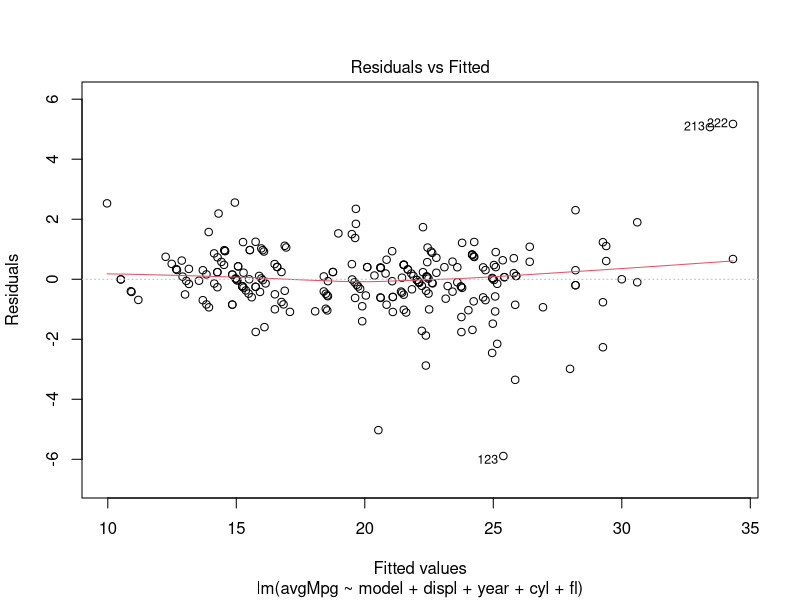
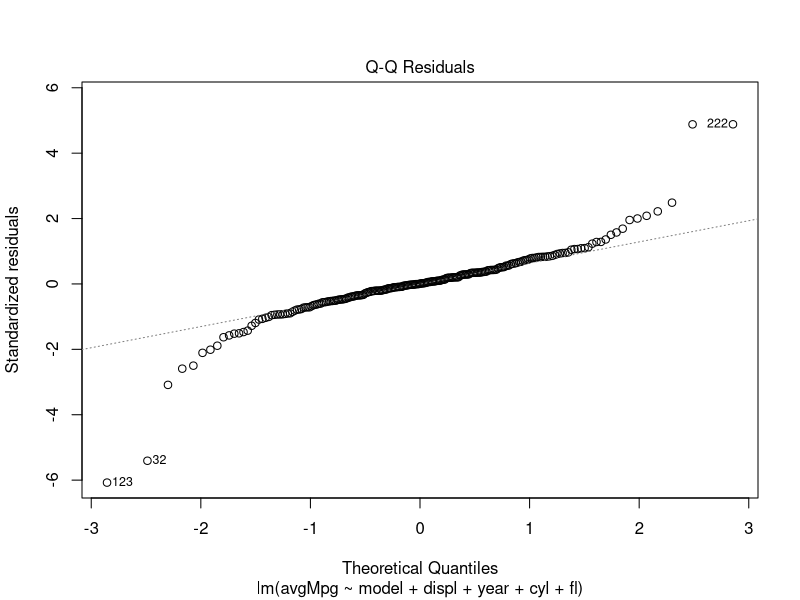
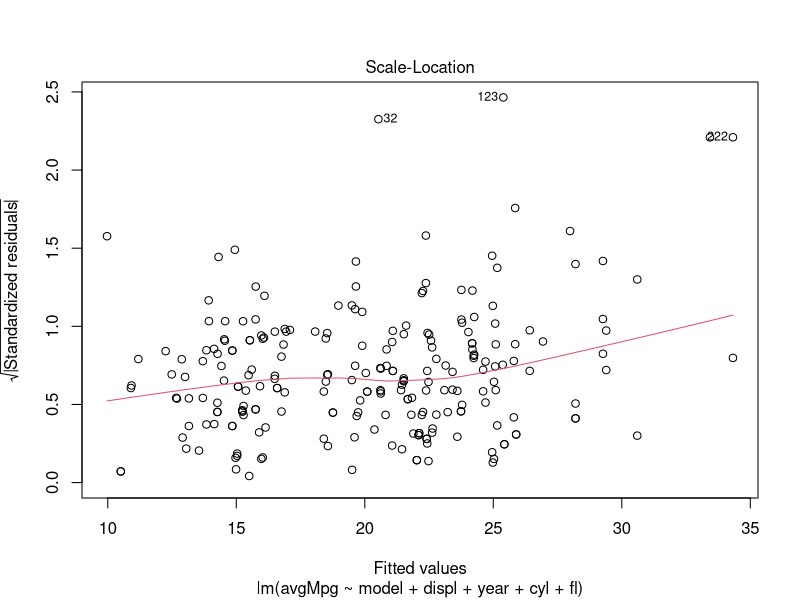
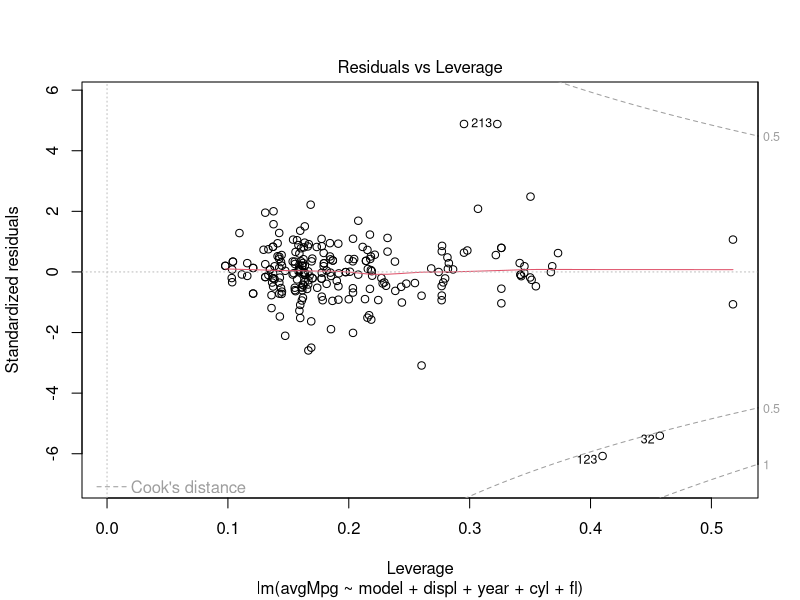
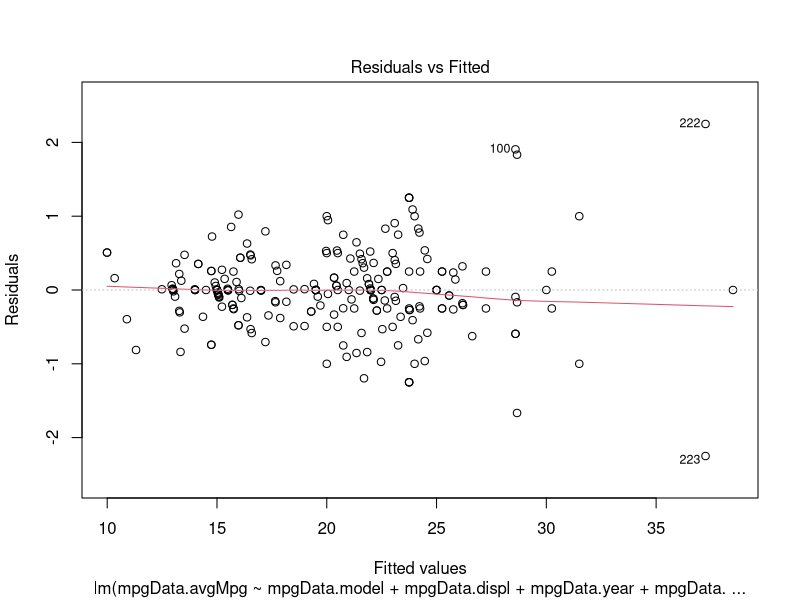
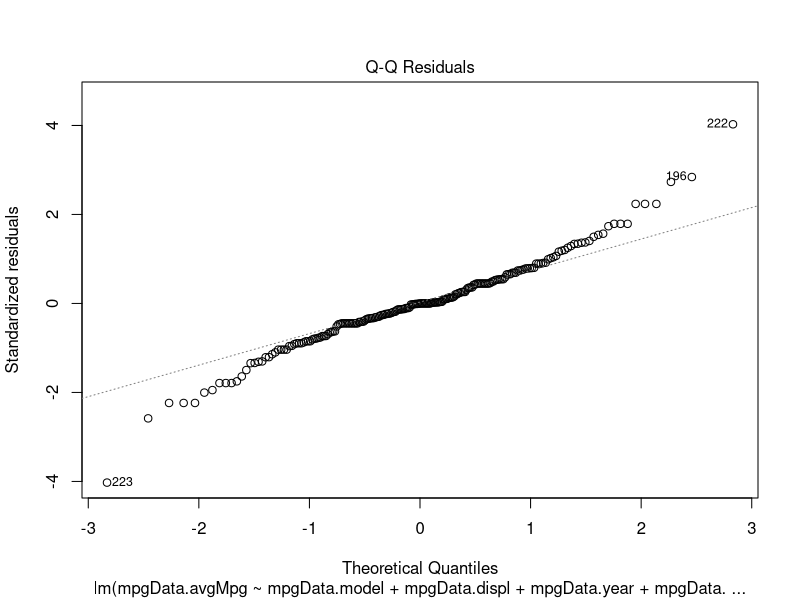
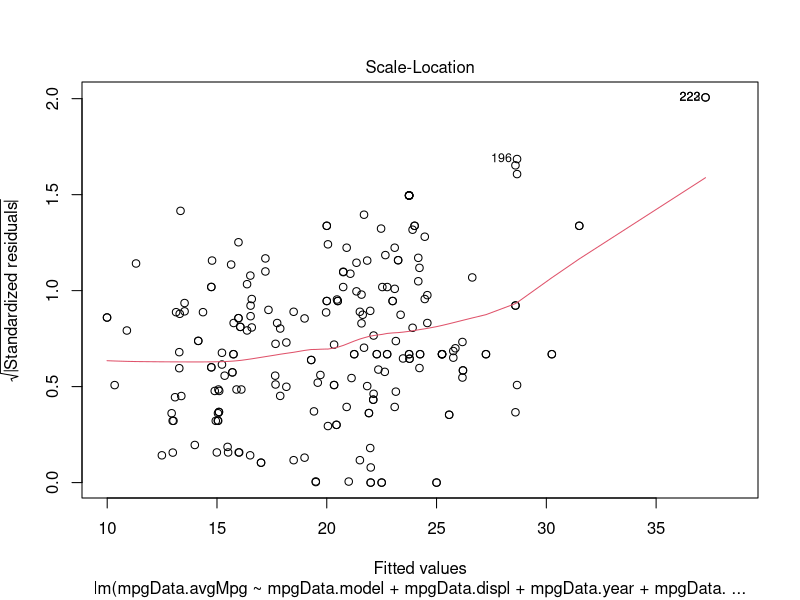
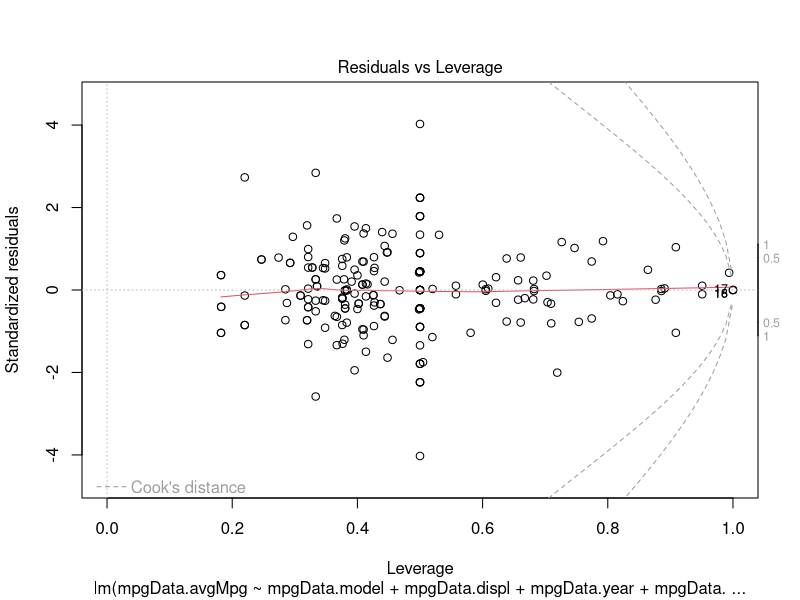

Here is the R script that generated these plots, in order:
## ---- chunk 1
knitr::opts_chunk$set(echo = TRUE)
library(ggplot2)
library(tidyr)
library(MASS)
mpgData = mpg

## ---- chunk 2
summary(mpgData)
head(mpgData)

mpgData$manufacturer = as.factor(mpgData$manufacturer)
mpgData$model = as.factor(mpgData$model)
mpgData$cyl = as.factor(mpgData$cyl)
mpgData$drv = as.factor(mpgData$drv)
mpgData$fl = as.factor(mpgData$fl)
mpgData$class = as.factor(mpgData$class)
mpgData$trans = as.factor(mpgData$trans)


mpgData$avgMpg = (mpgData$cty + mpgData$hwy) / 2
mpgData = mpgData[, !names(mpgData) %in% c("cty", "hwy")]
## ---- chunk 3

names(mpgData)
dim(mpgData)
summary(mpgData)

## ---- chunk 4

lMod = lm(avgMpg ~ ., data = mpgData)

stepMod = stepAIC(lMod, direction="both")

summary(stepMod)

## ---- chunk 5

bestMainEffects = lm(formula = avgMpg ~ model + displ + year + cyl + fl, data = mpgData)
summary(bestMainEffects)
plot(bestMainEffects)


## ---- chunk 6

bestMainDf = data.frame(mpgData$avgMpg, mpgData$model, mpgData$displ, mpgData$year,mpgData$cyl, mpgData$fl)
lModInteractions = lm(formula = mpgData.avgMpg ~ .^2, data = bestMainDf)

stepModInteractions = stepAIC(lModInteractions, direction="both")

summary(stepModInteractions)

## ---- chunk 7

bestMainInteractionsEffects = lm(formula = mpgData.avgMpg ~ mpgData.model + mpgData.displ + mpgData.year + 
    mpgData.cyl + mpgData.fl + mpgData.model:mpgData.displ + 
    mpgData.model:mpgData.year + mpgData.displ:mpgData.year + 
    mpgData.displ:mpgData.fl + mpgData.year:mpgData.cyl, data = bestMainDf)
summary(bestMainInteractionsEffects)

plot(bestMainInteractionsEffects)


